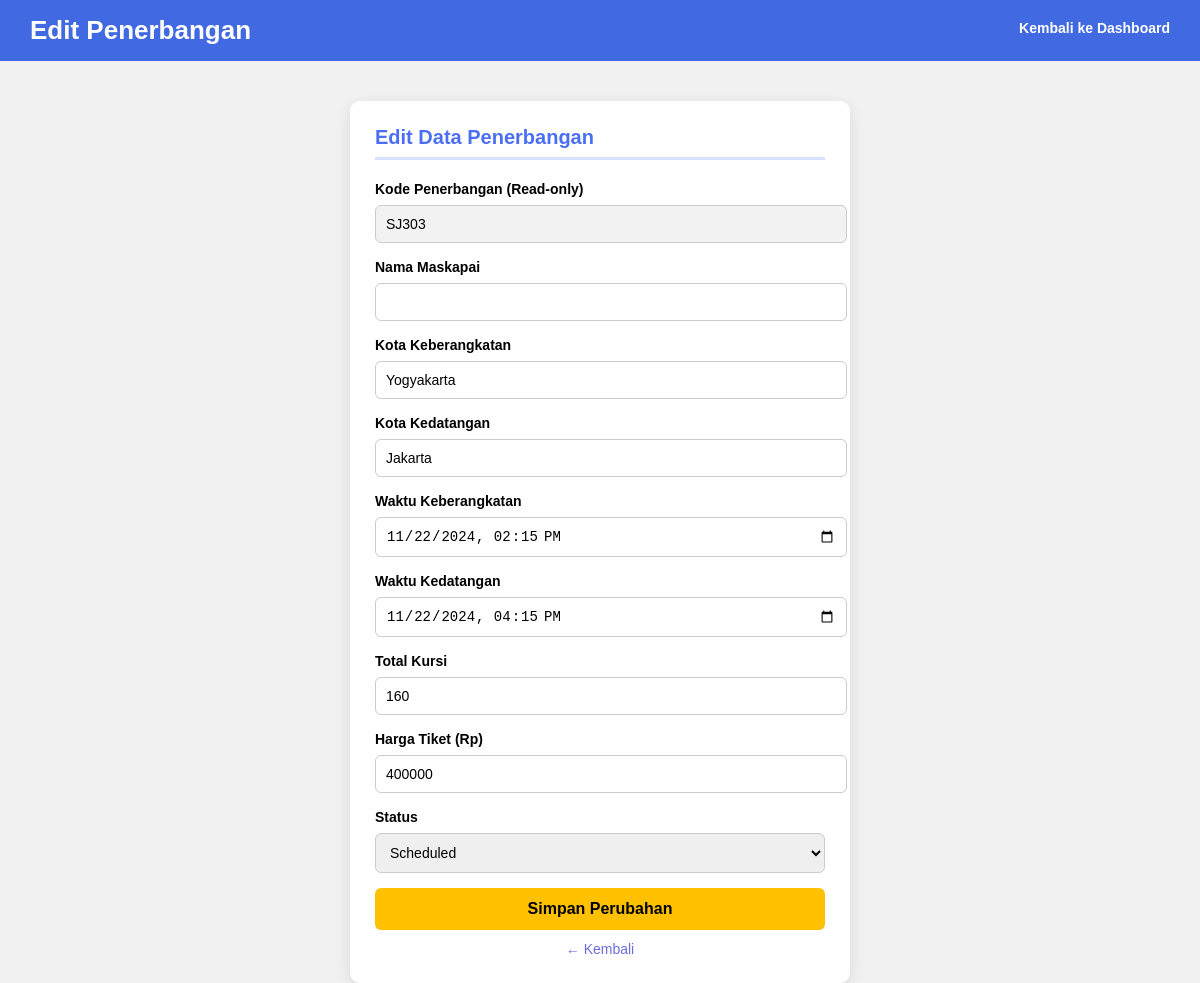
The page /airline/flights/edit.php?id=13 (signed in) on the database its author committed.
### tables this page shows
CREATE TABLE `flights` (
  `id` int(11) NOT NULL,
  `flight_code` varchar(20) DEFAULT NULL,
  `origin` varchar(50) DEFAULT NULL,
  `destination` varchar(50) DEFAULT NULL,
  `depart_datetime` datetime DEFAULT NULL,
  `arrive_datetime` datetime DEFAULT NULL,
  `price` int(11) DEFAULT 0,
  `status` enum('Scheduled','Completed','Cancelled') DEFAULT 'Scheduled',
  `seats_total` int(11) DEFAULT 180,
  `seats_available` int(11) DEFAULT 180,
  `airline` varchar(100) NOT NULL,
  `airline_name` varchar(100) DEFAULT NULL
);

### airline/flights/edit.php (the view, shortened to what this page needs)
<?php
include "../connection.php";
$id = $_GET['id'];
$f = $koneksi->query("SELECT * FROM flights WHERE id=$id")->fetch_assoc();
?>
<!DOCTYPE html>
<html>
<head>
</head>
<body>
<div class="header">
    Edit Penerbangan
    <div class="header-right">
        <a href="../dashboard_admin.php">Kembali ke Dashboard</a>
    </div>
</div>
<div class="container">
    <div class="card">
        <div class="title">Edit Data Penerbangan</div>
        <div class="divider"></div>
        <form method="POST" action="update.php">
            <label>Kode Penerbangan (Read-only)</label>
            <input type="text" value="<?= $f['flight_code'] ?>" readonly>
            <label>Nama Maskapai</label>
            <input type="text" name="airline" value="<?= $f['airline'] ?>">
            <label>Kota Keberangkatan</label>
            <input type="text" name="origin" value="<?= $f['origin'] ?>">
            <label>Kota Kedatangan</label>
            <input type="text" name="destination" value="<?= $f['destination'] ?>">
            <label>Waktu Keberangkatan</label>
            <input type="datetime-local" name="depart_datetime" value="<?= date('Y-m-d\TH:i', strtotime($f['depart_datetime'])) ?>">
            <label>Waktu Kedatangan</label>
            <input type="datetime-local" name="arrive_datetime" value="<?= date('Y-m-d\TH:i', strtotime($f['arrive_datetime'])) ?>">
            <label>Total Kursi</label>
            <input type="number" name="seats_total" value="<?= $f['seats_total'] ?>">
            <label>Harga Tiket (Rp)</label>
            <input type="number" name="price" value="<?= $f['price'] ?>">
            <label>Status</label>
            <select name="status">
                <option value="Scheduled" <?= ($f['status']=='Scheduled'?'selected':'') ?>>Scheduled</option>
            </select>
            <button class="btn-save">Simpan Perubahan</button>
        </form>
        <div class="back">
            <a href="../dashboard_admin.php">← Kembali</a>
        </div>
    </div>
</div>
</body>
</html>

### airline/flights/edit.php (style rules this page uses)
body { margin:0; font-family:Arial; background:#f1f1f1; }
.header { background:#4169E1; padding:15px 30px; color:white; font-size:26px; font-weight:bold; }
.header-right { float:right; font-size:14px; margin-top:5px; }
.header-right a { color:white; text-decoration:none; }
.container { width:100%; display:flex; justify-content:center; margin-top:40px; }
.card { width:450px; background:white; padding:25px; border-radius:10px; box-shadow:0 4px 15px rgba(0,0,0,0.1); }
.title { font-size:20px; font-weight:bold; color:#4c6ef5; margin-bottom:8px; }
.divider { width:100%; height:3px; background:#d8e0ff; margin-bottom:20px; }
label { font-weight:bold; font-size:14px; }
input, select { width:100%; padding:10px; margin:7px 0 15px 0; border-radius:6px; border:1px solid #ccc; font-size:14px; }
input[readonly] { background:#f2f2f2; }
.btn-save { width:100%; background:#FFC000; padding:12px; border:none; border-radius:6px; font-size:16px; font-weight:bold; cursor:pointer; }
.back { text-align:center; margin-top:10px; }
.back a { color:#6c6cdd; text-decoration:none; font-size:14px; }

### rows shown on the page
flights: flight_code "SJ303", origin "Yogyakarta", destination "Jakarta", depart_datetime "11/22/2024 14:15", arrive_datetime "11/22/2024 16:15", seats_total "160", price "400000", status "Scheduled"
